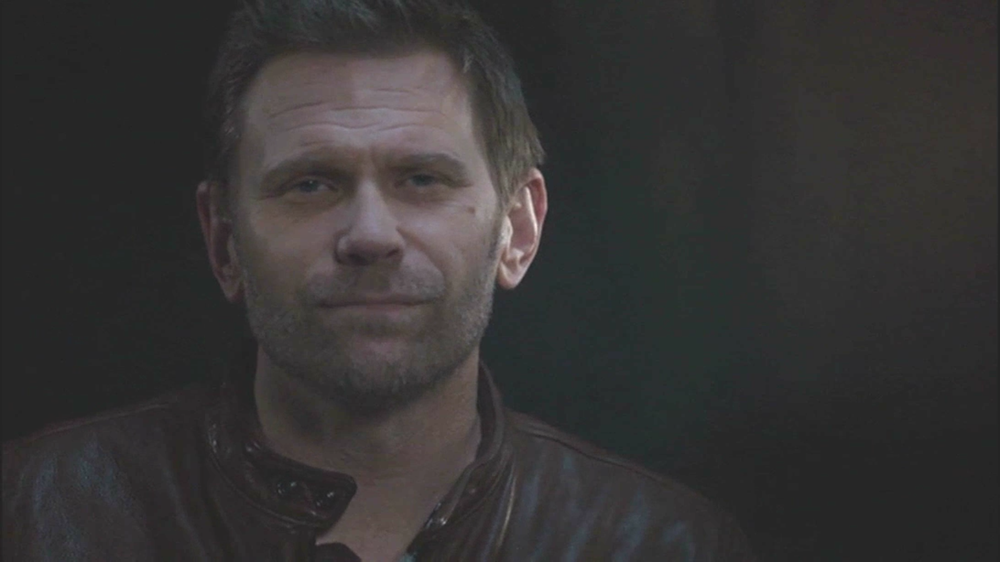
#> input picture python/graphics/images/Screenshot from 2018-05-19 16-57-11.png, 1000 x 562 px, shrunk from 1920 x 1080 before the run
$ python handle_images.py
#> lines starting #> are read from the running program, lines starting #| are printed output that depends on the picture
#!/usr/bin/python3

from PIL import Image

from matplotlib import pyplot as plt

import numpy as np


def create_img_size(width=100,height=100):
	img = Image.new('RGB',(width,height))


def create_img_from_pixels(rgb=[[[0,0,0],[0,0,0],[0,0,0],[1,1,1],[1,1,1],[1,1,1]],[[0,0,0],[0,0,0],[0,0,0],[1,1,1],[1,1,1],[1,1,1]]]):
	# input rgb: [[r1,g1,b1],[r2,g2,b2],...]

	rgb = np.array(rgb)

	new_image = Image.fromarray(rgb)
	return new_image

def create_img_rand(width,height):

	array = np.random.random_integers(0,255,(width,height,3))

	return Image.fromarray(np.array(array,dtype=np.uint8))


def read_img(file_):
	return Image.open(file_)


def matplotlib_make_img():

	image = [[[0,0,0],[0,255,0],[0,0,0]],[[255,0,0],[0,0,0],[0,0,255]],[[0,0,0],[255,0,255],[0,0,0]]]

	plt.imshow(image)

	plt.show()
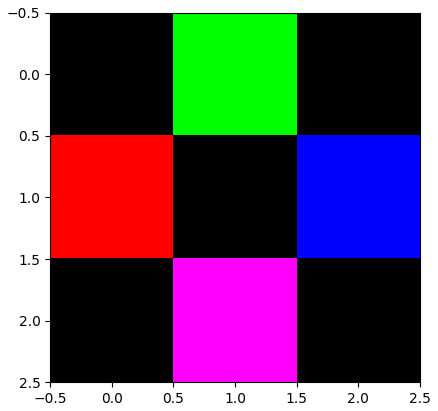
#> figure drawn by matplotlib, 1 panel

def matplotlib_show_img():

	image = plt.imread('Screenshot from 2018-05-19 16-57-11.png')
#> image is the input picture: shape (562, 1000, 3) float32; mean R, G, B 0.212, 0.206, 0.205

	plt.imshow(image)

	plt.show()


def __main__():

	matplotlib_make_img()

	matplotlib_show_img()


__main__()
